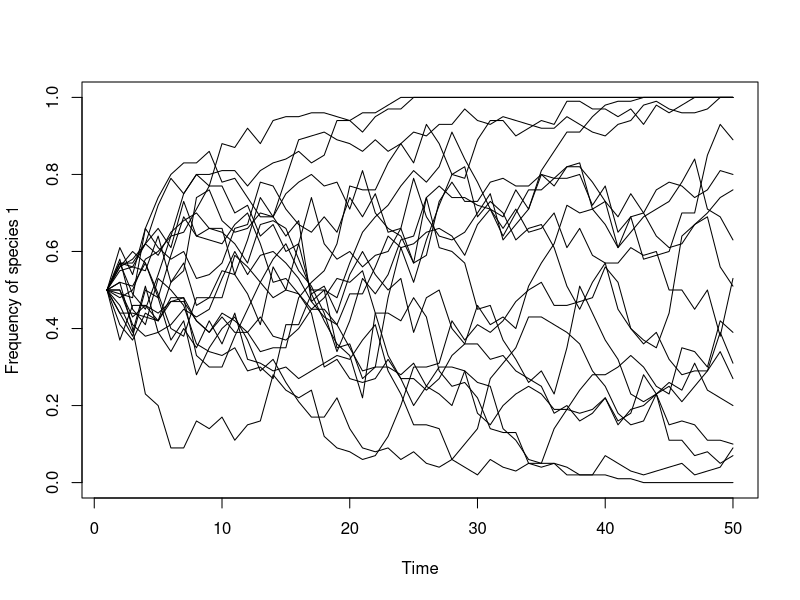
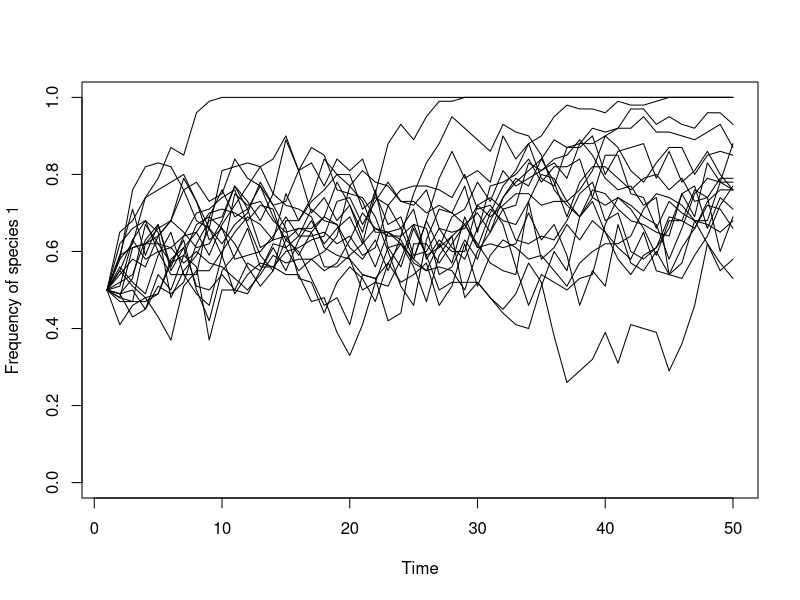

These figures' R source, in order:
##' Robin Elahi
##' 18 Nov 2016
##' Vellend TEC - Box 6.2
##' http://mvellend.recherche.usherbrooke.ca/Box2.htm

##### FIGURE 6.1 #####

## specify the number of simulations, the number of years, and a matrix for output
num.sims <- 20 
num.years <- 50
freq.1.mat <- matrix(nrow = num.sims, ncol = num.years)

## start a loop for each of num.sims independent simulations
for (j in 1:num.sims) {
  
  ## specify parameters and initial conditions
  J <- 100
  init.1 <- 0.5*J  
  
  COM <- vector(length = J)
  COM[1:init.1] <- 1; COM[(init.1+1):J] <- 2
  year <- 2
  
  fit.ratio.avg <- 1
  freq.dep <- 0
  
  ## record data (frequency of species 1) for year 1
  freq.1.mat[j,1] <- sum(COM==1)/J
  
  ## run simulation
  for (i in 1:(J*(num.years-1))) {
    
    freq.1 <- sum(COM==1)/J; freq.2 <- 1 - freq.1
    fit.ratio <- exp(freq.dep*(freq.1-0.5) + log(fit.ratio.avg))
    Pr.1 <- fit.ratio*freq.1/(fit.ratio*freq.1 + freq.2)
    COM[ceiling(J*runif(1))] <- sample(c(1,2), 1, prob=c(Pr.1,1-Pr.1))
    
    ## record data    
    if (i %% J == 0) {
      freq.1.mat[j,year] <- sum(COM==1)/J
      year <- year + 1
    }
  }
}

## graph the results
plot(1:num.years, freq.1.mat[1,], type="l", xlab="Time", 
     ylab="Frequency of species 1", ylim=c(0,1))
for (i in 2:(num.sims-1)) {
  lines(1:num.years,freq.1.mat[i,], type="l", ylim=c(0,1))
}


##### FIGURE 6.2, 6.3 #####

## specify the number of simulations, the number of years, and a matrix for output
num.sims <- 20 
num.years <- 50
freq.1.mat <- matrix(nrow = num.sims, ncol = num.years)
head(freq.1.mat)

#j = 1

## start a loop for each of num.sims independent simulations
for (j in 1:num.sims) {
  
  ## specify parameters and initial conditions
  J <- 100
  init.1 <- 0.5*J  
  
  COM <- vector(length = J)
  COM[1:init.1] <- 1
  COM[(init.1+1):J] <- 2
  year <- 2
  
  # Change fitness advantage (1 = neutral)
  fit.ratio.avg <- 1.1
  
  # Change frequency dependence (0 = neutral)
  freq.dep <- -0.6
  
  ## record data (frequency of species 1) for year 1
  freq.1.mat[j,1] <- sum(COM==1)/J
  
  ## run simulation
  for (i in 1:(J*(num.years-1))) {
    
    freq.1 <- sum(COM==1)/J; freq.2 <- 1 - freq.1
    fit.ratio <- exp(freq.dep*(freq.1-0.5) + log(fit.ratio.avg))
    Pr.1 <- fit.ratio*freq.1/(fit.ratio*freq.1 + freq.2)
    COM[ceiling(J*runif(1))] <- sample(c(1,2), 1, prob=c(Pr.1, 1-Pr.1))
    
    ## record data    
    if (i %% J == 0) {
      freq.1.mat[j,year] <- sum(COM==1)/J
      year <- year + 1
    }
  }
}

## graph the results
plot(1:num.years, freq.1.mat[1,], type="l", xlab="Time", 
     ylab="Frequency of species 1", ylim=c(0,1))
for (i in 2:(num.sims-1)) {
  lines(1:num.years,freq.1.mat[i,], type="l", ylim=c(0,1))
}

